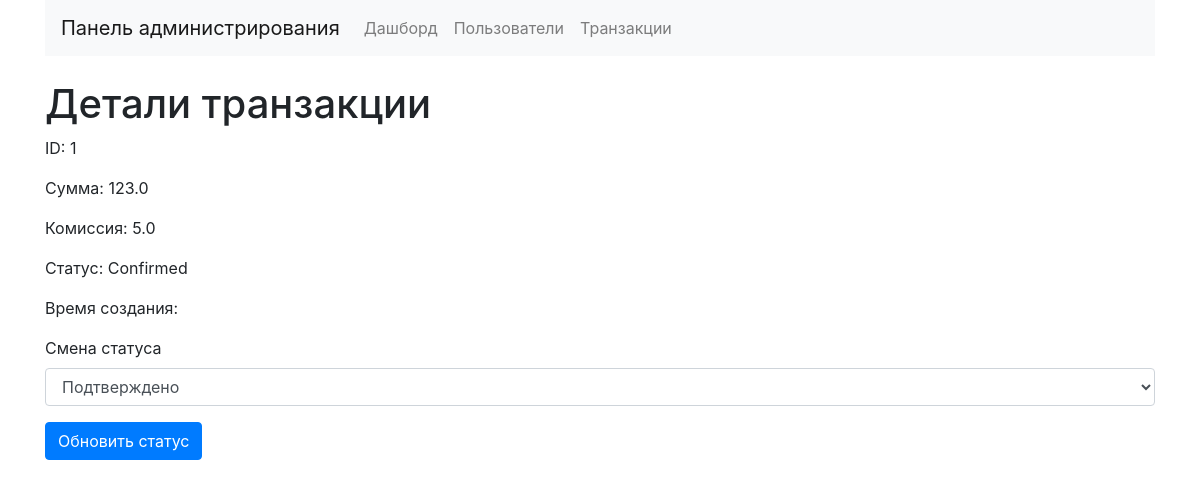
The page /transaction/view/1 on the database as committed earlier.
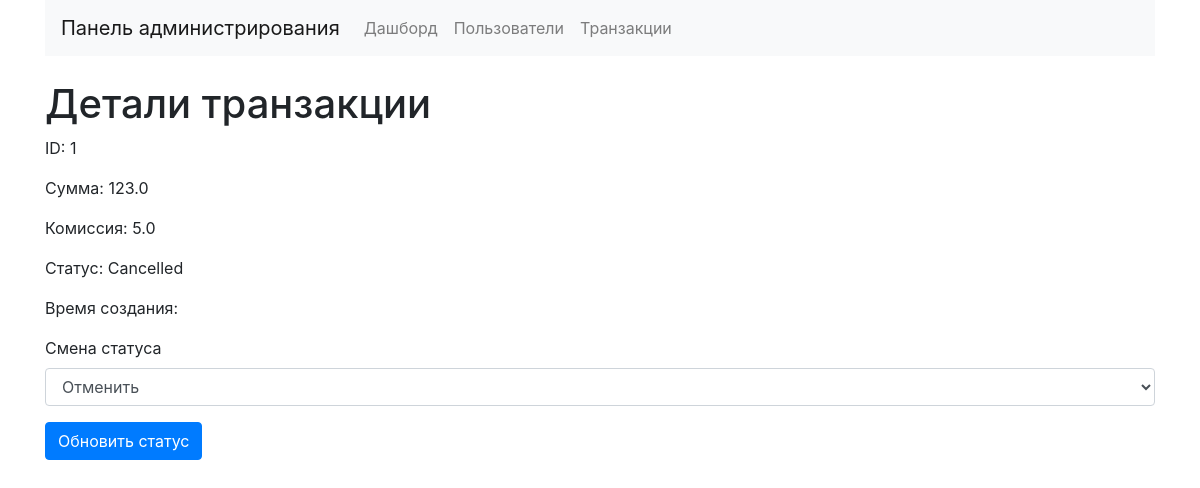
The same page on the database as committed later.
### app/models/transaction.py (models this page shows, shortened)
class Transaction(db.Model):
    id: so.Mapped[int] = so.mapped_column(primary_key=True, comment='Идентификатор')
    amount: so.Mapped[float] = so.mapped_column(sa.Float, nullable=False, comment='Сумма')
    commission: so.Mapped[float] = so.mapped_column(sa.Float, nullable=False, comment='Комиссия')
    status: so.Mapped[str] = so.mapped_column(
        ChoiceType({"Wait": "Wait", "Confirmed": "Confirmed", "Cancelled": "Cancelled", "Expired": "Expired"}),
        comment='Статус'
    )
    created_at = db.Column(DateTime, default=datetime.utcnow, comment='Время создания')

### app/apis/transaction.py (the view, shortened to what this page needs)
@app.route('/transaction/view/<int:transaction_id>', methods=['GET', 'POST'])
def view_transaction(transaction_id):
    transaction = Transaction.query.get(transaction_id)
    if not transaction:
        flash('Транзакция не найдена')
        return redirect(url_for('list_transactions'))
    return render_template('view_transaction.html', transaction=transaction)

### app/models/custom_choice.py (called while the page is built)
    def process_result_value(self, value, dialect):
        if value is None:
            return None
        return self.choices.get(value)

### app/templates/view_transaction.html
{% extends 'layout.html' %}
{% block content %}
    <h1>Детали транзакции</h1>
    <p>ID: {{ transaction.id }}</p>
    <p>Сумма: {{ transaction.amount }}</p>
    <p>Комиссия: {{ transaction.commission }}</p>
    <p>Статус: {{ transaction.status }}</p>
    <p>Время создания: {{ transaction.create_at }}</p>
    <form method="POST">
        <div class="form-group">
            <label for="status">Смена статуса</label>
            <select name="status" class="form-control" id="status">
                <option value="Confirmed" {% if transaction.status == 'Confirmed' %}selected{% endif %}>Подтверждено</option>
                <option value="Cancelled" {% if transaction.status == 'Cancelled' %}selected{% endif %}>Отменить</option>
            </select>
        </div>
        <button type="submit" class="btn btn-primary">Обновить статус</button>
    </form>
{% endblock %}

### app/templates/layout.html (shortened to what this page needs)
<!DOCTYPE html>
<html lang="en">
<head>
    <link rel="stylesheet" href="https://stackpath.bootstrapcdn.com/bootstrap/4.5.2/css/bootstrap.min.css">
</head>
<body>
<div class="container">
    <nav class="navbar navbar-expand-lg navbar-light bg-light">
        <a class="navbar-brand" href="/">Панель администрирования</a>
        <div class="collapse navbar-collapse">
            <ul class="navbar-nav">
                <li class="nav-item"><a class="nav-link" href="{{ url_for('dashboard') }}">Дашборд</a></li>
                <li class="nav-item"><a class="nav-link" href="{{ url_for('users') }}">Пользователи</a></li>
                <li class="nav-item"><a class="nav-link" href="{{ url_for('transactions') }}">Транзакции</a></li>
            </ul>
        </div>
    </nav>
    <div class="mt-4">
        {% block content %}{% endblock %}
    </div>
</div>
</body>
</html>

Rows that differ between the two databases and show on the page:
changed Transaction id 1: status "Confirmed" → "Cancelled"; status "Подтверждено" → "Отменить"
